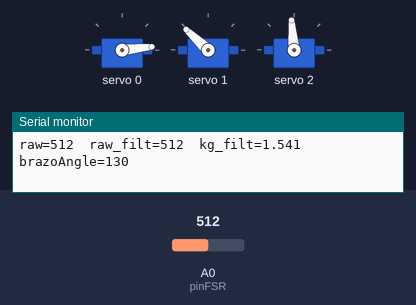
This sketch was run on a simulated Arduino Uno, built with avr-gcc and run on an emulated ATmega328P. On the bench: 3 × servo, the last lines printed to the serial monitor. Inputs (shaded band) come from the test bench; at power-on: A0 (pinFSR) = 512.

Above: at 1.2 s.
1.3 s: A0 (pinFSR) set to 90
4.3 s: A0 (pinFSR) set to 205
At 6.1 s:
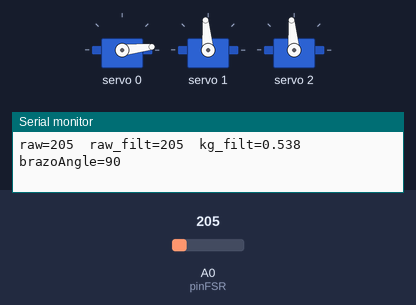
7.3 s: A0 (pinFSR) set to 218
At 10.09 s:
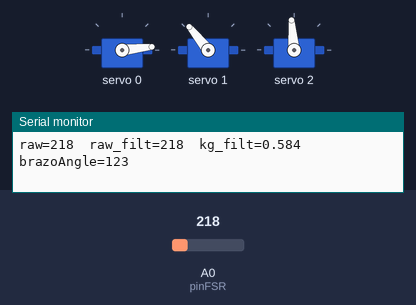
10.3 s: A0 (pinFSR) set to 160
13.3 s: A0 (pinFSR) set to 1023
At 16.9 s:
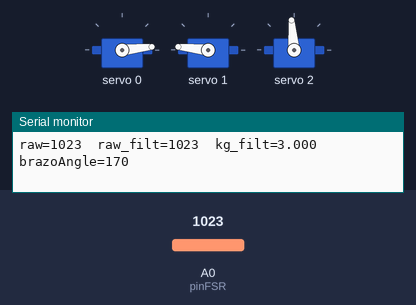
Timing chart, 0 to 17.3 s (numbered marks = the images above; inputs shaded):
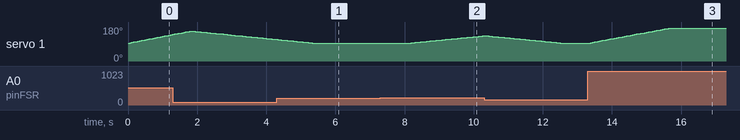

Measured:
- the behaviour switches between 217 and 218 on A0 (pinFSR) (found by bisection; images 1 and 2)
- after the input at 7.3 s, servo 1: moves from 95° to 133° over 2.1 s, starting after 0.90 s
- after the input at 13.3 s, servo 1: moves from 95° to 174° over 2.3 s, starting after 0.08 s

The sketch:

Arduino_impedancia_seg.ino
```cpp
#include <Wire.h>
#include <Adafruit_PWMServoDriver.h>
#include <math.h>

// ---------- FSR ----------
const int pinFSR = A0;

// ---------- PCA9685 ----------
Adafruit_PWMServoDriver pwm = Adafruit_PWMServoDriver();  // I2C por defecto 0x40

// Canales para cada servo en el PCA9685
#define SERVO_BASE  0
#define SERVO_BRAZO 1
#define SERVO_CODO  2

// Ángulos actuales
int baseAngle = 0;
int brazoAngle = 90;
int codoAngle = 90;

// Guardaremos la posición inicial de brazo como "home"
int BRAZO_HOME = 90;

// ---------- Escalado a kg (DIRECTO) ----------
// 100 puntos -> ~0,2 kg   |  960 puntos -> 3,0 kg
const int   ADC_MIN = 100;
const int   ADC_MAX = 960;
const float KG_MIN  = 0.2f;
const float KG_MAX  = 3.0f;

// ---------- Filtros ----------
const uint8_t N_AVG = 6;      // media móvil corta para suavizar ADC
int bufAvg[N_AVG] = {0};
uint8_t idxAvg = 0;
bool bufLleno = false;

// Filtro exponencial sobre fuerza ya escalada a kg
const float ALPHA_KG = 0.15f; // 0..1 (↓ responde más lento, ↑ menos suavizado)
float kg_filt = 0.0f;

// ---------- Control (solo RETROCEDE > 0,5 kg) ----------
const float KG_TARGET        = 0.5f;   // umbral de fuerza (kg)
const float KG_DEADBAND      = 0.06f;  // banda muerta alrededor del objetivo

// Impedancia al RETROCEDER (cuando F > 0,5 kg):
const float K_STIFF_RET      = 6.0f;   // [deg/kg]
const float B_DAMP_RET       = 1.0f;   // [deg/(kg/s)]

// Vuelta suave a HOME cuando F ≤ 0,5 kg:
const float KP_HOME          = 0.8f;   // ↑ un poco para que sí avance a HOME
const float STEP_HOME_MAX    = 1.0f;   // límite de paso por ciclo a HOME [deg]
const float HOME_DEADBAND_DEG= 1.0f;   // banda muerta de posición en HOME

// Límites y timing
const int   BRAZO_MIN        = 10;
const int   BRAZO_MAX        = 170;
const float STEP_LIMIT_DEG   = 1.5f;   // límite general de paso por ciclo
const uint16_t UPDATE_MS     = 30;     // periodo de control
const bool  INVERT_BRAZO_DIR = true;   // invierte sentido de “retroceder” si tu montaje lo requiere

unsigned long tPrevCtrl = 0;
float kg_prev = 0.0f; // para derivada

// ---------------- Utilidades ----------------
int angleToPulse(int ang) {
  int pulsoMin = 150;  // 0°
  int pulsoMax = 600;  // 180°
  return map(ang, 0, 180, pulsoMin, pulsoMax);
}

float fmap(float x, float in_min, float in_max, float out_min, float out_max) {
  return (x - in_min) * (out_max - out_min) / (in_max - in_min) + out_min;
}

float rawToKg(int raw) {
  if (raw <= ADC_MIN) return KG_MIN;
  if (raw >= ADC_MAX) return KG_MAX;
  float kg = fmap((float)raw, (float)ADC_MIN, (float)ADC_MAX, KG_MIN, KG_MAX);
  if (kg < KG_MIN) kg = KG_MIN;
  if (kg > KG_MAX) kg = KG_MAX;
  return kg;
}

void moverServo(int canal, int angulo) {
  int pulso = angleToPulse(angulo);
  pwm.setPWM(canal, 0, pulso);
}

// ----------- Bucle de control -----------
void controlBrazoSoloRetroceso(float kg_meas) {
  unsigned long now = millis();
  if ((now - tPrevCtrl) < UPDATE_MS) return;

  float dt = (now - tPrevCtrl) / 1000.0f; // [s]
  tPrevCtrl = now;

  // Filtrado exponencial de fuerza
  kg_filt = ALPHA_KG * kg_meas + (1.0f - ALPHA_KG) * kg_filt;

  // Derivada de fuerza (suavizada)
  float dkg = (kg_filt - kg_prev) / (dt > 1e-3f ? dt : 1e-3f); // [kg/s]
  const float ALPHA_D = 0.3f;
  static float dkg_filt = 0.0f;
  dkg_filt = ALPHA_D * dkg + (1.0f - ALPHA_D) * dkg_filt;
  kg_prev = kg_filt;

  float dtheta = 0.0f;

  // ¿Se supera el umbral?
  if (kg_filt > (KG_TARGET + KG_DEADBAND)) {
    // Error de fuerza solo cuando supera el umbral
    float eF = kg_filt - KG_TARGET; // >0

    // Solo amortiguamos cuando la fuerza va en aumento
    float dkg_pos = (dkg_filt > 0.0f) ? dkg_filt : 0.0f;

    // Impedancia de RETROCESO
    float dtheta_mag = K_STIFF_RET * eF + B_DAMP_RET * dkg_pos; // magnitud positiva
    if (dtheta_mag > STEP_LIMIT_DEG) dtheta_mag = STEP_LIMIT_DEG;

    // Signo de retroceder
    float retractSign = INVERT_BRAZO_DIR ? +1.0f : -1.0f;
    dtheta = retractSign * dtheta_mag;

  } else {
    // Mantener / volver a HOME
    float posErr = (float)BRAZO_HOME - (float)brazoAngle; // >0 si hay que ir hacia delante

    // Si ya estamos cerca de HOME, no hagas nada (evita temblores)
    if (fabs(posErr) < HOME_DEADBAND_DEG) {
      dtheta = 0.0f;
    } else {
      float step = KP_HOME * posErr;

      // Limita el paso de vuelta a home (¡corrección de signos!)
      if (step >  STEP_HOME_MAX) step =  STEP_HOME_MAX;
      if (step < -STEP_HOME_MAX) step = -STEP_HOME_MAX;

      // No avanzar por delante de HOME (solo regresar hacia él)
      if ((posErr <= 0.0f) && (step > 0.0f)) step = 0.0f;

      dtheta = step;
    }
  }

  // Clamp general de paso (¡corrección de signos!)
  if (dtheta >  STEP_LIMIT_DEG) dtheta =  STEP_LIMIT_DEG;
  if (dtheta < -STEP_LIMIT_DEG) dtheta = -STEP_LIMIT_DEG;

  // Aplica
  float nuevo = (float)brazoAngle + dtheta;
  if (nuevo < BRAZO_MIN) nuevo = BRAZO_MIN;
  if (nuevo > BRAZO_MAX) nuevo = BRAZO_MAX;

  if (fabs(nuevo - brazoAngle) >= 0.5f) {
    brazoAngle = (int)roundf(nuevo);
    moverServo(SERVO_BRAZO, brazoAngle);
  }
}

// ---------------- Setup / Loop ----------------
void setup() {
  Serial.begin(9600);

  pwm.begin();
  pwm.setPWMFreq(60);
  delay(10);

  moverServo(SERVO_BASE, baseAngle);
  moverServo(SERVO_BRAZO, brazoAngle);
  moverServo(SERVO_CODO, codoAngle);

  // Fijamos HOME en la posición inicial del brazo
  BRAZO_HOME = brazoAngle;

  // Inicializa filtros
  int raw = analogRead(pinFSR);
  for (uint8_t i = 0; i < N_AVG; i++) bufAvg[i] = raw;
  bufLleno = true;

  kg_filt = rawToKg(raw); // arranque estable
  kg_prev = kg_filt;
  tPrevCtrl = millis();
}

void loop() {
  // Media móvil corta del ADC
  int raw = analogRead(pinFSR);
  bufAvg[idxAvg++] = raw;
  if (idxAvg >= N_AVG) { idxAvg = 0; bufLleno = true; }

  long suma = 0;
  uint8_t n = bufLleno ? N_AVG : idxAvg;
  for (uint8_t i = 0; i < n; i++) suma += bufAvg[i];
  int rawFiltrado = (int)(suma / n);

  // Escala a kg
  float kg = rawToKg(rawFiltrado);

  // Control “solo retrocede > 0,5 kg”
  controlBrazoSoloRetroceso(kg);

  // Telemetría
  Serial.print("raw="); Serial.print(raw);
  Serial.print("  raw_filt="); Serial.print(rawFiltrado);
  Serial.print("  kg_filt="); Serial.print(kg_filt, 3);
  Serial.print("  brazoAngle="); Serial.println(brazoAngle);

  delay(3);
}
```
